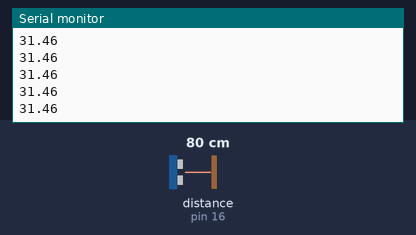
Recording of a sketch running on a simulated Arduino Uno, built with avr-gcc and run on an emulated ATmega328P. Shown: the last lines printed to the serial monitor. Inputs (shaded band) come from the test bench; at power-on: distance to the obstacle (sensor on pin 16) 80 cm.

Above: at 1.2 s.
1.3 s: distance to the obstacle (sensor on pin 16) set to 2 cm
At 1.6 s:
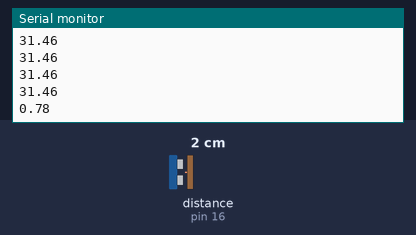
2.8 s: distance to the obstacle (sensor on pin 16) set to 4 cm
At 2.8 s:
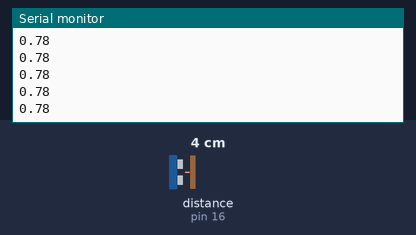
Timing chart, 0 to 5.8 s (numbered marks = the images above; inputs shaded):
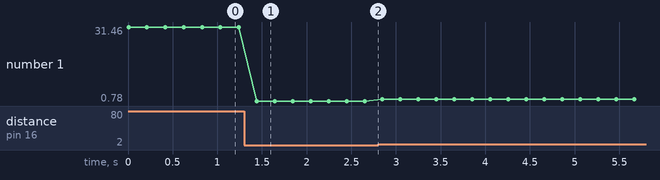

The sketch:

ch2_10_1.ino
```cpp
//Generated Date: Wed, 12 Jun 2024 12:45:23 GMT

#include <Ultrasonic.h>

Ultrasonic ultrasonic0(12, 16);

void setup()
{
  Serial.begin(115200);


}

void loop()
{
  Serial.println(ultrasonic0.convert(ultrasonic0.timing(), 1));
  delay(200);
}
```

Measured:
- after the input at 1.3 s, the serial monitor: prints a new line after 0.14 s (image 1)
- plotted number 1: 31.46 → 0.78 after the input at 1.3 s, 0.78 → 1.57 after the input at 2.8 s
